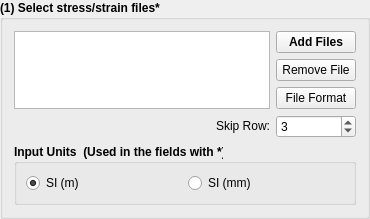
         <widget class="QGroupBox" name="groupBox_6">
          <property name="sizePolicy">
           <sizepolicy hsizetype="Expanding" vsizetype="Expanding">
            <horstretch>0</horstretch>
            <verstretch>0</verstretch>
           </sizepolicy>
          </property>
          <property name="font">
           <font>
            <weight>75</weight>
            <bold>true</bold>
           </font>
          </property>
          <property name="title">
           <string>(1) Select stress/strain files*</string>
          </property>
          <layout class="QGridLayout" name="gridLayout_20">
           <item row="0" column="1">
            <layout class="QGridLayout" name="gridLayout_19">
             <item row="1" column="1">
              <widget class="QPushButton" name="pushButton_LoadFolder">
               <property name="text">
                <string>Add Files</string>
               </property>
              </widget>
             </item>
             <item row="2" column="1">
              <widget class="QPushButton" name="pushButton_RemoveFileStressStrain">
               <property name="font">
                <font>
                 <weight>50</weight>
                 <bold>false</bold>
                </font>
               </property>
               <property name="text">
                <string>Remove File</string>
               </property>
              </widget>
             </item>
             <item row="4" column="1">
              <widget class="QSpinBox" name="spinBox_SkipRow">
               <property name="sizePolicy">
                <sizepolicy hsizetype="Minimum" vsizetype="Maximum">
                 <horstretch>0</horstretch>
                 <verstretch>0</verstretch>
                </sizepolicy>
               </property>
               <property name="font">
                <font>
                 <weight>50</weight>
                 <bold>false</bold>
                </font>
               </property>
               <property name="value">
                <number>3</number>
               </property>
              </widget>
             </item>
             <item row="4" column="0">
              <widget class="QLabel" name="label_30">
               <property name="sizePolicy">
                <sizepolicy hsizetype="Preferred" vsizetype="Maximum">
                 <horstretch>0</horstretch>
                 <verstretch>0</verstretch>
                </sizepolicy>
               </property>
               <property name="font">
                <font>
                 <weight>50</weight>
                 <bold>false</bold>
                </font>
               </property>
               <property name="text">
                <string>Skip Row:</string>
               </property>
               <property name="alignment">
                <set>Qt::AlignRight|Qt::AlignTrailing|Qt::AlignVCenter</set>
               </property>
              </widget>
             </item>
             <item row="1" column="0" rowspan="3">
              <widget class="QListWidget" name="listWidget_stressStrainFiles">
               <property name="font">
                <font>
                 <weight>50</weight>
                 <bold>false</bold>
                </font>
               </property>
              </widget>
             </item>
             <item row="3" column="1">
              <widget class="QPushButton" name="pushButton_HelpFileFormatOSA">
               <property name="font">
                <font>
                 <weight>50</weight>
                 <bold>false</bold>
                </font>
               </property>
               <property name="text">
                <string>File Format</string>
               </property>
               <property name="icon">
                <iconset>
                 <normaloff>DESIGN_Resource/Help.png</normaloff>DESIGN_Resource/Help.png</iconset>
               </property>
              </widget>
             </item>
            </layout>
           </item>
           <item row="1" column="1">
            <widget class="QGroupBox" name="groupBox_20">
             <property name="title">
              <string>Input Units  (Used in the fields with *)</string>
             </property>
             <layout class="QGridLayout" name="gridLayout_54">
              <item row="0" column="0">
               <layout class="QGridLayout" name="gridLayout_48">
                <item row="0" column="0">
                 <widget class="QRadioButton" name="radioButton_InputUnitsSIM">
                  <property name="font">
                   <font>
                    <weight>50</weight>
                    <bold>false</bold>
                   </font>
                  </property>
                  <property name="text">
                   <string>SI (m)</string>
                  </property>
                  <property name="checked">
                   <bool>true</bool>
                  </property>
                 </widget>
                </item>
               </layout>
              </item>
              <item row="0" column="1">
               <widget class="QRadioButton" name="radioButton_InputUnitsSIMM">
                <property name="font">
                 <font>
                  <weight>50</weight>
                  <bold>false</bold>
                 </font>
                </property>
                <property name="text">
                 <string>SI (mm)</string>
                </property>
               </widget>
              </item>
             </layout>
            </widget>
           </item>
          </layout>
         </widget>
